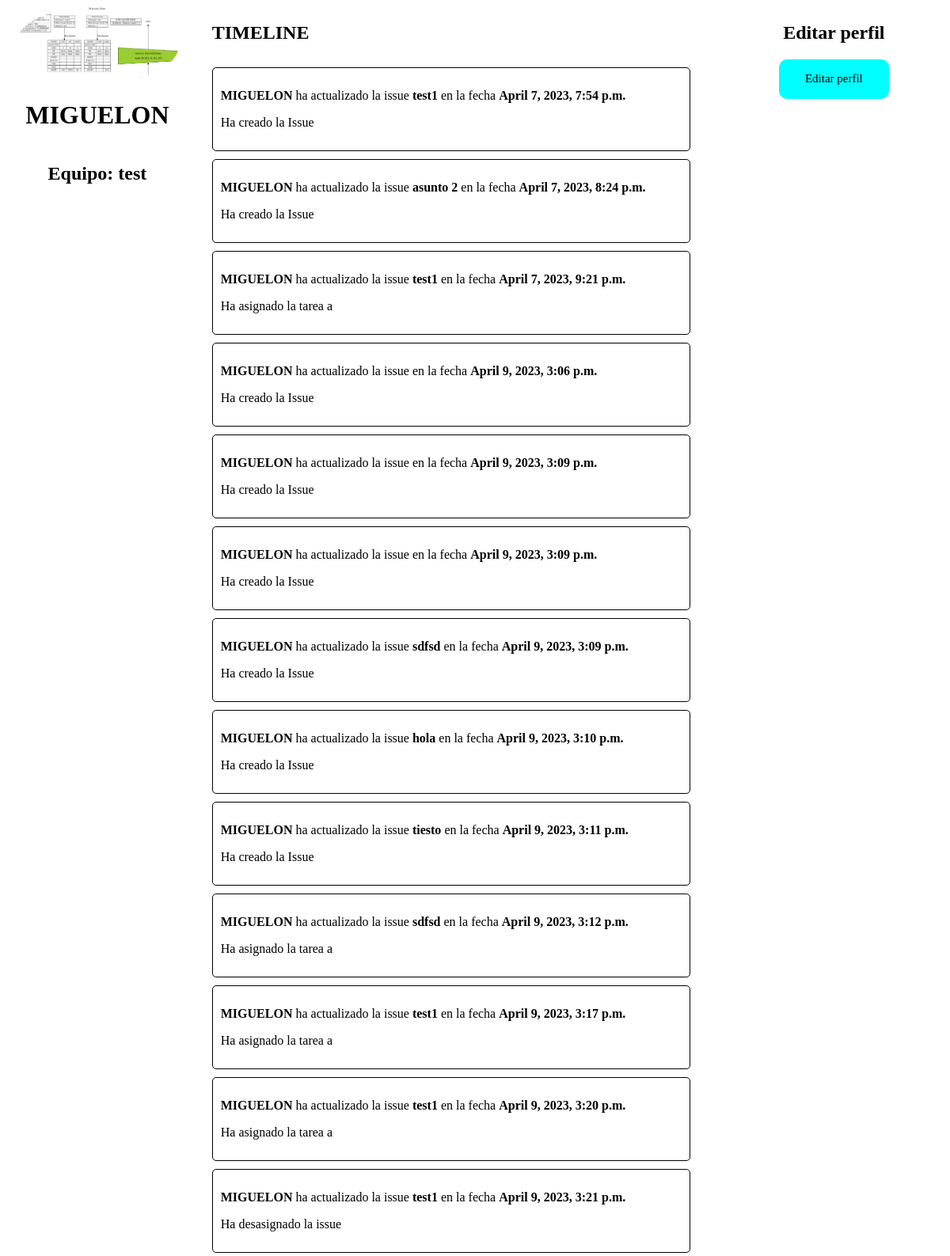
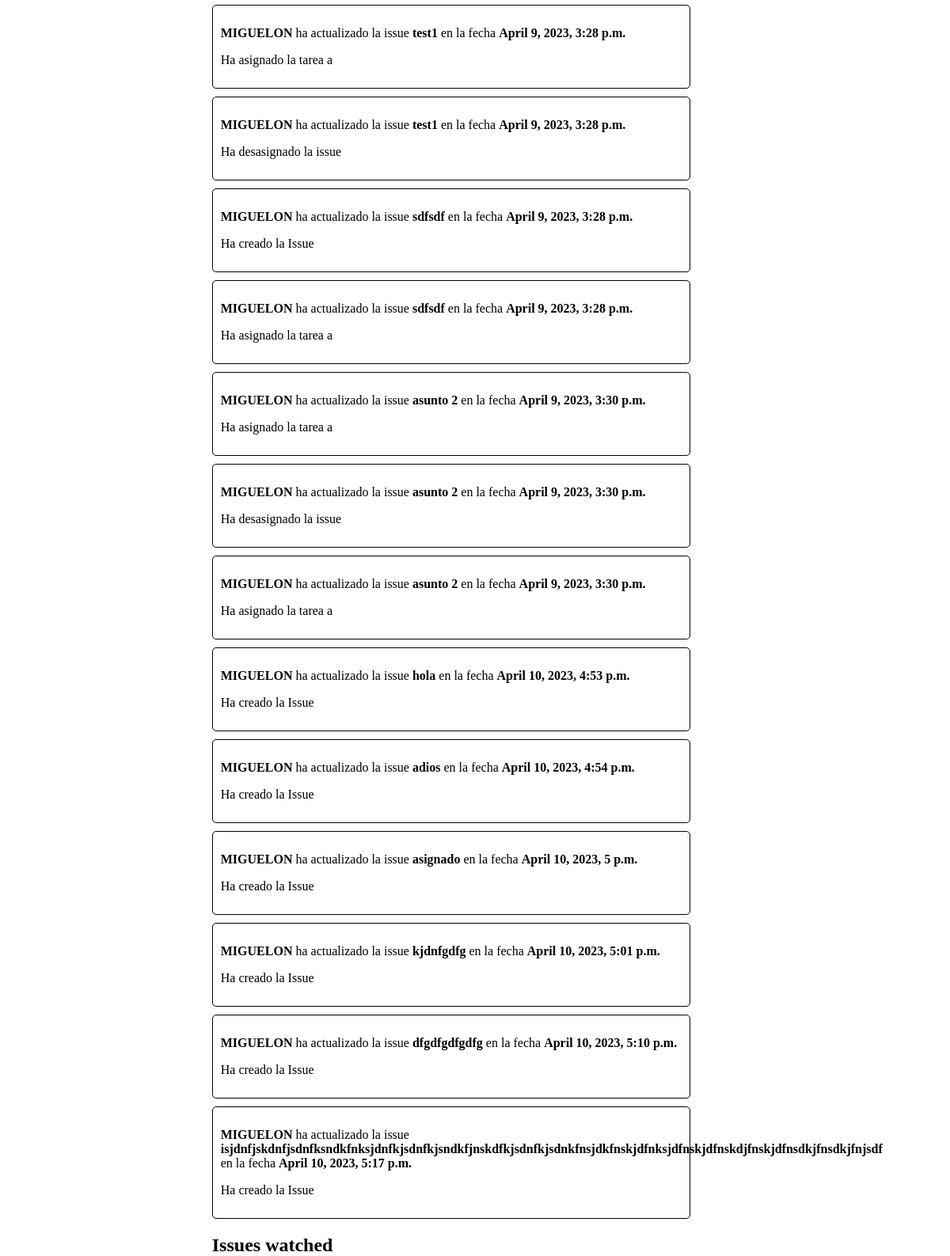
The page /main/verPerfil/MIGUELON/ on the database its author committed (2 pictures, top to bottom).
### polls/models.py (models this page shows, shortened)
class Imagen_Perfil(models.Model):
    id = models.AutoField(primary_key=True)
    usuario = models.ForeignKey(User, on_delete=models.CASCADE, unique=True)
    imagen = models.ImageField(upload_to='imagenes_perfil', null=True, blank=True)

class Equipo(models.Model):
    id = models.AutoField(primary_key=True)
    nombre = models.CharField(max_length=50, default='', unique=True)
    descripcion = models.CharField(max_length=200, default='')
    creador = models.ForeignKey(User, on_delete=models.CASCADE, related_name='equipos_creados')

class Actividad_Issue(models.Model):
    id = models.AutoField(primary_key=True)
    issue = models.ForeignKey(Issue, on_delete=models.CASCADE) # id de la issue
    creador = models.ForeignKey(User, on_delete=models.CASCADE) # id del creador
    fecha = models.DateTimeField(auto_now_add=True) # fecha de publicacion del cambio
    tipo = models.CharField(max_length=1000, default='') # tipo de cambio
    usuario = models.ForeignKey(User, on_delete=models.CASCADE, related_name='%(class)s_usuario') # id del usuario que ha hecho el cambio

class Issue(models.Model):
    id = models.AutoField(primary_key=True)
    asunto = models.CharField(max_length=50, default='')
    descripcion = models.CharField(max_length=200, default='')
    creador = models.ForeignKey(User, on_delete=models.CASCADE, related_name='issues_creadas')
    associat = models.ForeignKey(User, on_delete=models.CASCADE, related_name='issues_associado', null=True)
    vigilant = models.ManyToManyField(User,  related_name='issues_vigiladas', default='')
    deleted = models.BooleanField(default=False)
    asignada = models.ForeignKey(User, on_delete=models.CASCADE, related_name='issues_asignadas', null=True)

### polls/views/user_viewset.py (the view)
# urls.py: path('verPerfil/<str:username>/', user_viewset.verPerfil, name='verPerfil'),
def verPerfil(request, username):
    user = User.objects.get(username=username)
    actividades = Actividad_Issue.objects.filter(usuario=user.id)
    if Miembro_Equipo.objects.filter(miembro=user.id):
        equipo_usuario = Miembro_Equipo.objects.filter(miembro=user.id)[0].equipo
    else :
        equipo_usuario = None
    if Imagen_Perfil.objects.filter(usuario=user).exists():
        imagenPerfil = Imagen_Perfil.objects.get(usuario=user)
    else:
        imagenPerfil = None
    return render(request, 'verPerfil.html', {"user" : user, "actividades": actividades, "equipo" : equipo_usuario, "imagenPerfil" : imagenPerfil})

### polls/templates/verPerfil.html (shortened to what this page needs)
<div id="perfilContainerPrincipal">
    <div id="perfilContainerIzquierda">
        {% if imagenPerfil %}
            <img id="logoPerfil" src="http://127.0.0.1:8000/main/media/{{ imagenPerfil.imagen }}" alt="Avatar"">
        {% else %}
            <img id="logoPerfil" src="https://www.w3schools.com/howto/img_avatar.png" alt="Avatar">
        {% endif %}
        <h1 id="perfilUsername">{{ user.username }}</h1>
        {% if equipo %}
            <h2 id="perfilEquipo">Equipo: {{ equipo.nombre }}</h2>
        {% else %}
            <h2 id="perfilEquipo">No pertenece a ningún equipo</h2>
        {% endif %}
    </div>
    <div id="perfilContainerDerecha">
        <div id="perfilContainerDerecha1">
            <h2>TIMELINE</h2>
            {% for actividad in actividades %}
                <div id="issue">
                    <p id="actividadDescripcion"><strong>{{ actividad.creador }} </strong>ha actualizado la
                        issue <strong>{{ actividad.issue.asunto }}</strong> en la fecha <strong>{{ actividad.fecha }}</strong>
                    </p>
                    {% if actividad.tipo == 'asunto' or actividad.tipo == 'descripcion' %}
                        <p class="anotacionActividad">Se ha modificado el campo: {{ actividad.tipo }}</p>
                    {% elif actividad.tipo == 'creada' %}
                        <p class="anotacionActividad">Ha creado la Issue</p>
                    {% elif actividad.tipo == 'asignada' %}
                        <p class="anotacionActividad">Ha asignado la tarea a {{ issue.asignada }}</p>
                    {% elif actividad.tipo == 'desasignada' %}
                        <p class="anotacionActividad">Ha desasignado la issue</p>
                    {% endif %}
                </div>
            {% endfor %}
            <h2>Issues watched</h2>
        </div>
        <div id="perfilContainerDerecha2">
            <h2>Editar perfil</h2>
            <div id="perfilBotonEditarPerfil">
                <a href="http://127.0.0.1:8000/main/editarPerfil">Editar perfil</a>
            </div>
        </div>
    </div>
</div>

### polls/templates/verPerfil.html (style rules this page uses)
#perfilContainerPrincipal { display: flex; flex-direction: row; justify-content: space-between; width: 100%; height: 100%; }
#perfilContainerIzquierda { display: flex; flex-direction: column; justify-content: top; width: 20%; height: 100%; text-align: center; align-items: center; }
#perfilContainerDerecha { display: flex; flex-direction: row; justify-content: space-between; width: 80%; height: 100%; margin-left: 30px; }
#perfilContainerDerecha2 { display: flex; flex-direction: column; width: 30%; height: 100%; justify-content: top; text-align: center; }
#perfilContainerDerecha1 { display: flex; flex-direction: column; justify-content: top; width: 70%; height: 100%; }
#issue { width: 90%; border: 1px solid black; border-radius: 5px; margin-top: 10px; padding: 10px; }
#logoPerfil { width: 90%; height: auto; border-radius: 50%; }
#perfilUsername { text-align: center; }
#perfilBotonEditarPerfil { display: flex; justify-content: center; background-color: aqua; border-radius: 10px; width: 50%; height: 50px; align-self: center; text-align: center; }
#perfilBotonEditarPerfil a { text-decoration: none; color: black; font-size: 15px; align-self: center; }

### rows shown on the page
Imagen_Perfil: imagen (picture)
Equipo: nombre "test"
Actividad_Issue: creador "MIGUELON", issue.asunto "test1", fecha "April 7, 2023, 7:54 p.m.", tipo "Ha creado la Issue"
Actividad_Issue: creador "MIGUELON", issue.asunto "asunto 2", fecha "April 7, 2023, 8:24 p.m.", tipo "Ha creado la Issue"
Actividad_Issue: creador "MIGUELON", issue.asunto "test1", fecha "April 7, 2023, 9:21 p.m."
Actividad_Issue: creador "MIGUELON", fecha "April 9, 2023, 3:06 p.m.", tipo "Ha creado la Issue"
Actividad_Issue: creador "MIGUELON", fecha "April 9, 2023, 3:09 p.m.", tipo "Ha creado la Issue"
Actividad_Issue: creador "MIGUELON", fecha "April 9, 2023, 3:09 p.m.", tipo "Ha creado la Issue"
Actividad_Issue: creador "MIGUELON", issue.asunto "sdfsd", fecha "April 9, 2023, 3:09 p.m.", tipo "Ha creado la Issue"
Actividad_Issue: creador "MIGUELON", issue.asunto "hola", fecha "April 9, 2023, 3:10 p.m.", tipo "Ha creado la Issue"
Actividad_Issue: creador "MIGUELON", issue.asunto "tiesto", fecha "April 9, 2023, 3:11 p.m.", tipo "Ha creado la Issue"
Actividad_Issue: creador "MIGUELON", issue.asunto "sdfsd", fecha "April 9, 2023, 3:12 p.m."
Actividad_Issue: creador "MIGUELON", issue.asunto "test1", fecha "April 9, 2023, 3:17 p.m."
Actividad_Issue: creador "MIGUELON", issue.asunto "test1", fecha "April 9, 2023, 3:20 p.m."
Actividad_Issue: creador "MIGUELON", issue.asunto "test1", fecha "April 9, 2023, 3:21 p.m.", tipo "Ha desasignado la issue"
Actividad_Issue: creador "MIGUELON", issue.asunto "test1", fecha "April 9, 2023, 3:28 p.m."
Actividad_Issue: creador "MIGUELON", issue.asunto "test1", fecha "April 9, 2023, 3:28 p.m.", tipo "Ha desasignado la issue"
Actividad_Issue: creador "MIGUELON", issue.asunto "sdfsdf", fecha "April 9, 2023, 3:28 p.m.", tipo "Ha creado la Issue"
Actividad_Issue: creador "MIGUELON", issue.asunto "sdfsdf", fecha "April 9, 2023, 3:28 p.m."
Actividad_Issue: creador "MIGUELON", issue.asunto "asunto 2", fecha "April 9, 2023, 3:30 p.m."
Actividad_Issue: creador "MIGUELON", issue.asunto "asunto 2", fecha "April 9, 2023, 3:30 p.m.", tipo "Ha desasignado la issue"
Actividad_Issue: creador "MIGUELON", issue.asunto "asunto 2", fecha "April 9, 2023, 3:30 p.m."
Actividad_Issue: creador "MIGUELON", issue.asunto "hola", fecha "April 10, 2023, 4:53 p.m.", tipo "Ha creado la Issue"
Actividad_Issue: creador "MIGUELON", issue.asunto "adios", fecha "April 10, 2023, 4:54 p.m.", tipo "Ha creado la Issue"
Actividad_Issue: creador "MIGUELON", issue.asunto "asignado", fecha "April 10, 2023, 5 p.m.", tipo "Ha creado la Issue"
Actividad_Issue: creador "MIGUELON", issue.asunto "kjdnfgdfg", fecha "April 10, 2023, 5:01 p.m.", tipo "Ha creado la Issue"
Actividad_Issue: creador "MIGUELON", issue.asunto "dfgdfgdfgdfg", fecha "April 10, 2023, 5:10 p.m.", tipo "Ha creado la Issue"
Actividad_Issue: creador "MIGUELON", issue.asunto "isjdnfjskdnfjsdnfksndkfnksjdnfkjsdnfkjsndkfjnskdfkjsdnfkjsdnkfnsjdkfnskjdfnksjdfnskjdfnskdjfnskjdfnsdkjfnsdkjfnjsdf", fecha "April 10, 2023, 5:17 p.m.", tipo "Ha creado la Issue"

### other values the page prints
{{ user.username }} "MIGUELON"
